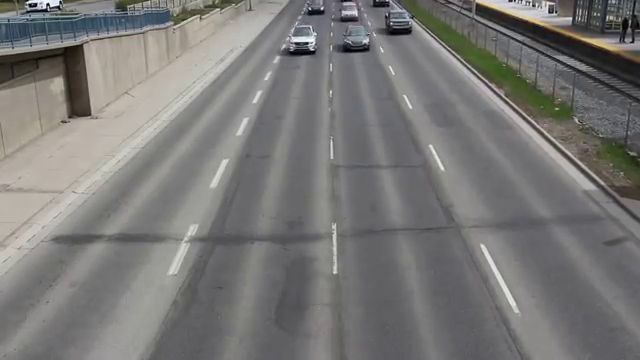
#> input picture frame 30 of car.mp4, 640 x 360 px
$ python opencv_vehicle_detection.py   (older library calls are emulated)
#> lines starting #> are read from the running program, lines starting #| are printed output that depends on the picture; after the words box and inside, x2 and y2 are one past the last pixel; in counts of white or black regions, pixels touching at a corner belong together
import numpy as np
import cv2
#import pandas as pd

capture = cv2.VideoCapture("car.mp4")
frames_count, fps, width, height = capture.get(cv2.CAP_PROP_FRAME_COUNT), capture.get(cv2.CAP_PROP_FPS), capture.get(
    cv2.CAP_PROP_FRAME_WIDTH), capture.get(cv2.CAP_PROP_FRAME_HEIGHT)

width = int(width)
height = int(height)
print(frames_count, fps, width, height)

sub = cv2.createBackgroundSubtractorMOG2()  # create background subtractor
#saving a video file
ret, frame = capture.read()  # import image
#> frame is the input picture: shape (360, 640, 3); mean B, G, R 118.9, 120.3, 121.4
ratio = 1.0  # resize ratio
image = cv2.resize(frame, (0, 0), None, ratio, ratio)  # resize image
width2, height2, channels = image.shape
#> width2 = 360; height2 = 640; channels = 3

while True:
    ret, frame = capture.read()  # import image
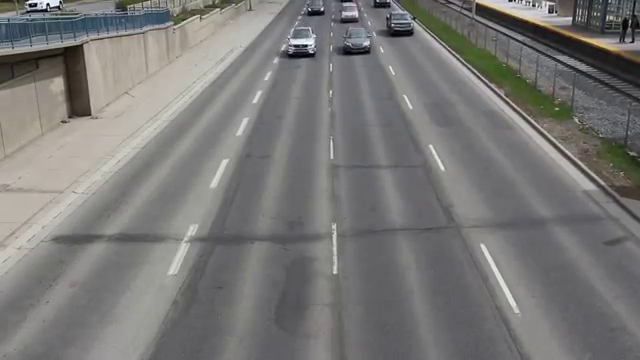
#> input picture frame 31 of car.mp4, 640 x 360 px
#> frame is the input picture: shape (360, 640, 3); mean B, G, R 118.9, 120.2, 121.4
    if not ret:  # if video finish repeat
        frame = cv2.VideoCapture("car.mp4")
        continue
    if ret:  # if there is a frame continue with code
        image = cv2.resize(frame, (0, 0), None, ratio, ratio)  # resize image
        cv2.imshow("image", image)  # @
        gray = cv2.cvtColor(image, cv2.COLOR_BGR2GRAY)  # converts image to gray
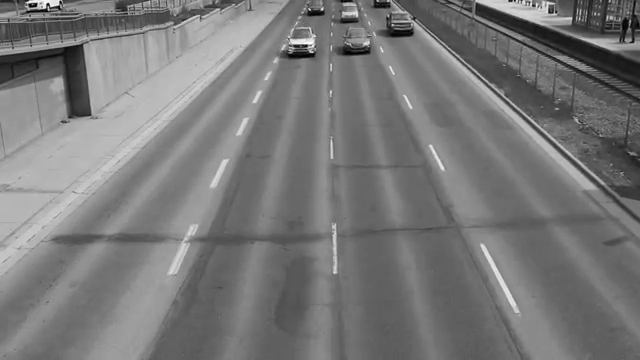
#> gray: shape (360, 640); min 0, max 255, mean 120.5
        cv2.imshow("gray", gray)  # @
        fgmask = sub.apply(gray)  # uses the background subtraction
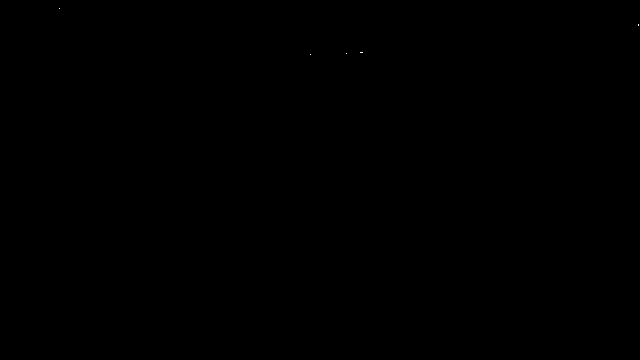
#> fgmask: shape (360, 640); values 127 (black) and 255 (white), 0% white in thin lines or dots, all inside (x1, y1, x2, y2) = (59, 8, 639, 55)
        cv2.imshow("fgmask", fgmask)  # @

        kernel = cv2.getStructuringElement(cv2.MORPH_ELLIPSE, (5, 5))
        closing = cv2.morphologyEx(fgmask, cv2.MORPH_CLOSE, kernel)
        cv2.imshow("closing", closing)  # @
        opening = cv2.morphologyEx(closing, cv2.MORPH_OPEN, kernel)
#> opening: shape (360, 640); every value is 127
        cv2.imshow("opening", opening)  # @
        dilation = cv2.dilate(opening, kernel)
        cv2.imshow("dilation", dilation)  # @
        retvalbin, bins = cv2.threshold(dilation, 220, 255, cv2.THRESH_BINARY)  # removes the shadows
#> bins: shape (360, 640); every value is 0
        cv2.imshow("retvalbin", retvalbin)  # @
        # creates contours
        # cv2.imshow('bins',bins)
        #im2, contours, hierarchy = cv2.findContours(bins, cv2.RETR_EXTERNAL, cv2.CHAIN_APPROX_SIMPLE)
        contours, hierarchy = cv2.findContours(bins, cv2.RETR_EXTERNAL, cv2.CHAIN_APPROX_SIMPLE)
#> contours = []

        minarea = 400
        # max area for contours, can be quite large for buses
        maxarea = 50000
        # vectors for the x and y locations of contour centroids in current frame
        cxx = np.zeros(len(contours))
#> cxx = empty array
        cyy = np.zeros(len(contours))
#> cyy = empty array

        for i in range(len(contours)):  # cycles through all contours in current frame
            if hierarchy[0, i, 3] == -1:  # using hierarchy to only count parent contours (contours not within others)
                area = cv2.contourArea(contours[i])  # area of contour
                if minarea < area < maxarea:  # area threshold for contour
                    # calculating centroids of contours
                    cnt = contours[i]
                    M = cv2.moments(cnt)
                    cx = int(M['m10'] / M['m00'])
                    cy = int(M['m01'] / M['m00'])

                    # gets bounding points of contour to create rectangle
                    # x,y is top left corner and w,h is width and height
                    x, y, w, h = cv2.boundingRect(cnt)
                    # creates a rectangle around contour
                    cv2.rectangle(image, (x, y), (x + w, y + h), (0, 255, 0), 2)
                    # Prints centroid text in order to double check later on
                    cv2.putText(image, str(cx) + "," + str(cy), (cx + 10, cy + 10), cv2.FONT_HERSHEY_SIMPLEX, .3,
                                (0, 0, 255), 1)
                    cv2.drawMarker(image, (cx, cy), (0, 255, 255), cv2.MARKER_CROSS, markerSize=8, thickness=3,
                                   line_type=cv2.LINE_8)
#> this loop made 0 passes
    cv2.imshow("countours", image)
    key = cv2.waitKey(20)
#> (key Esc is pressed here)
    if key == 27:
        break

capture.release()
cv2.destroyAllWindows()

$ run again, starting later in the video
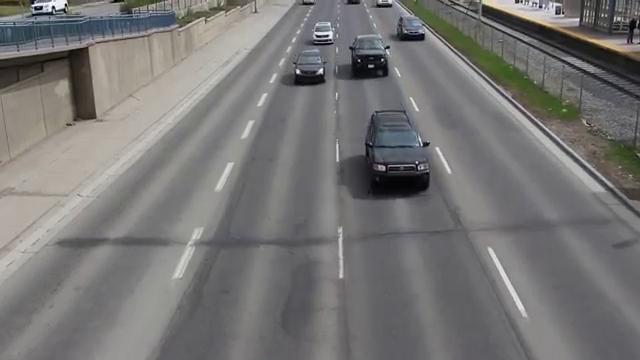
#> input picture frame 135 of car.mp4, 640 x 360 px
#> frame is the input picture: shape (360, 640, 3); mean B, G, R 116.9, 117.5, 118.9
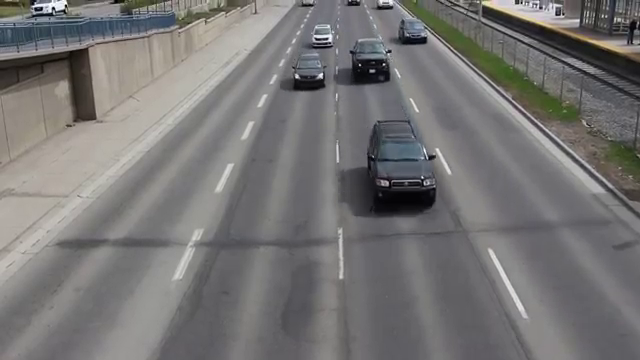
#> input picture frame 136 of car.mp4, 640 x 360 px
#> frame is the input picture: shape (360, 640, 3); mean B, G, R 116.7, 117.2, 118.6
#> `gray = cv2.cvtColor(image, cv2.COLOR_BGR2GRAY)`:
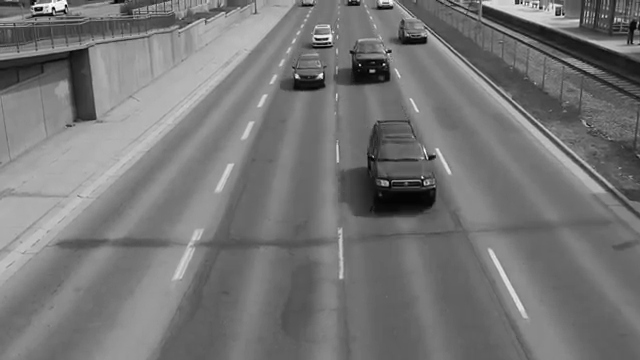
#> gray: shape (360, 640); min 0, max 255, mean 117.7
#> fgmask: shape (360, 640); values 127 (black) and 255 (white), 0% white in thin lines or dots, all inside (x1, y1, x2, y2) = (41, 0, 423, 184)
#> opening: shape (360, 640); every value is 127
#> bins: shape (360, 640); every value is 0
#> contours = []
#> cxx = empty array

$ run again, starting later in the video
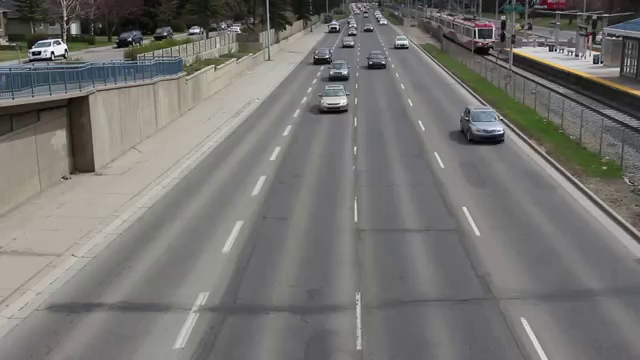
#> input picture frame 240 of car.mp4, 640 x 360 px
#> frame is the input picture: shape (360, 640, 3); mean B, G, R 113.1, 115.9, 117.3
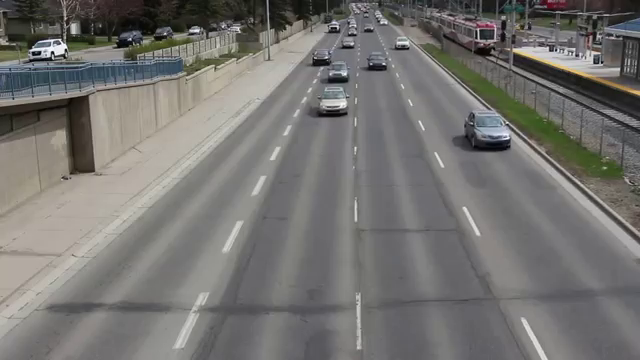
#> input picture frame 241 of car.mp4, 640 x 360 px
#> frame is the input picture: shape (360, 640, 3); mean B, G, R 113.2, 115.9, 117.3
#> `gray = cv2.cvtColor(image, cv2.COLOR_BGR2GRAY)`:
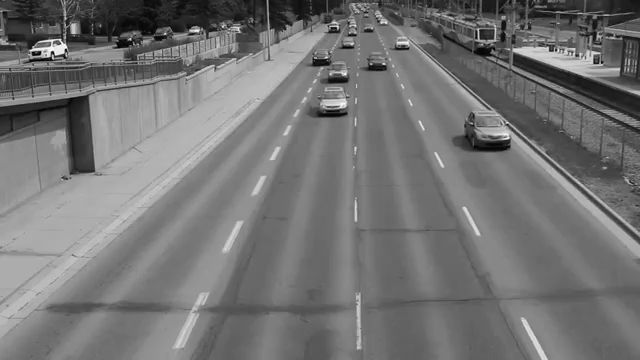
#> gray: shape (360, 640); min 0, max 255, mean 116.1
#> fgmask: shape (360, 640); values 127 (black) and 255 (white), 0% white in thin lines or dots, all inside (x1, y1, x2, y2) = (30, 47, 494, 62)
#> opening: shape (360, 640); every value is 127
#> bins: shape (360, 640); every value is 0
#> contours = []
#> cxx = empty array
